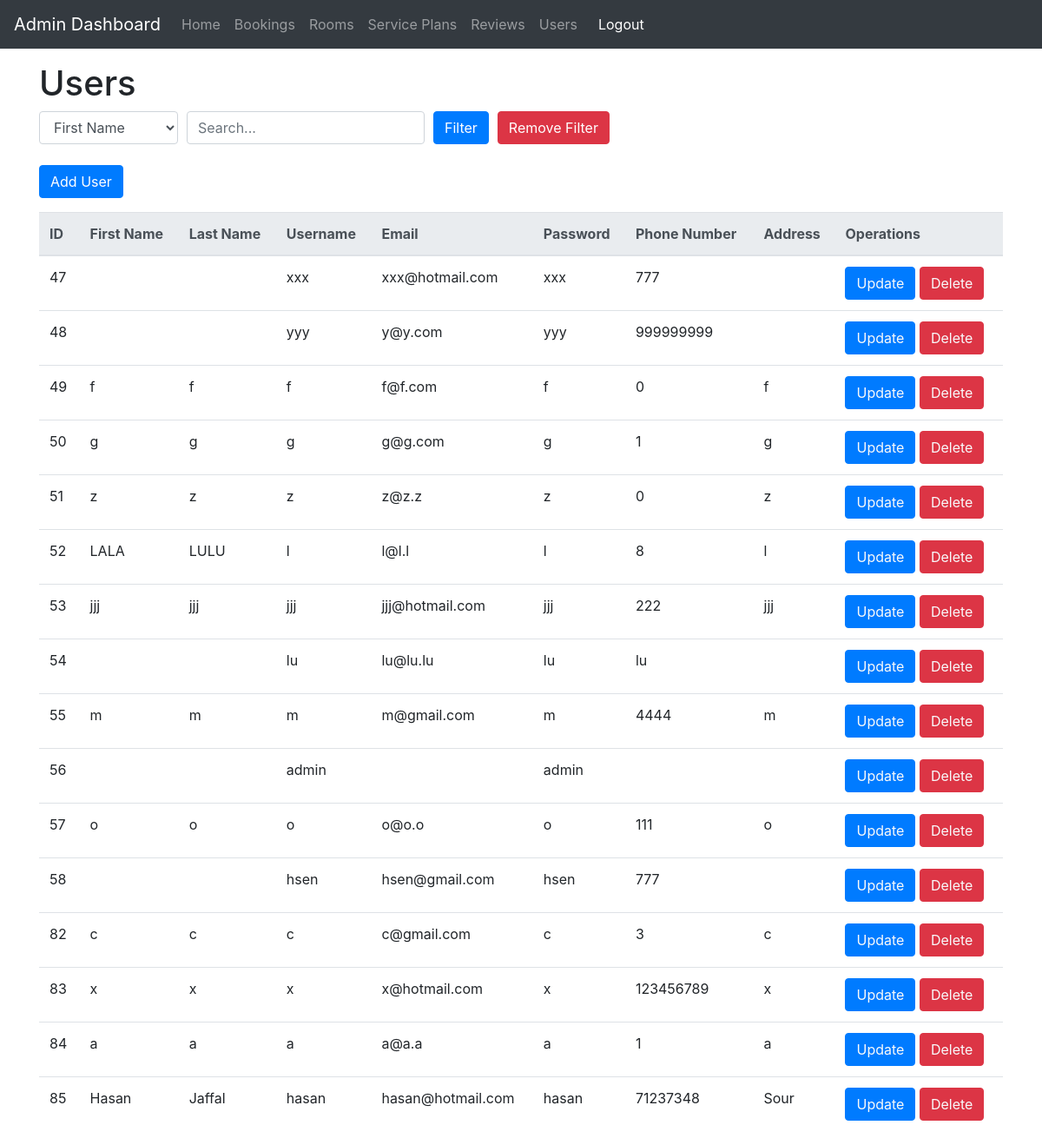
Screenshot of /user/displayUser.php with the database file from the repository.
### tables this page shows
CREATE TABLE `user` (
  `_id` int(11) NOT NULL,
  `userName` varchar(255) NOT NULL,
  `firstName` varchar(255) DEFAULT NULL,
  `lastName` varchar(255) DEFAULT NULL,
  `phoneNumber` varchar(15) DEFAULT NULL,
  `email` varchar(255) NOT NULL,
  `password` varchar(255) NOT NULL,
  `address` varchar(255) DEFAULT NULL
);

### user/displayUser.php (the view, shortened to what this page needs)
<?php
include('../admin.php');
?>
<!DOCTYPE html>
<html lang="en">
<head>
    <link rel="stylesheet" href="https://cdn.jsdelivr.net/npm/bootstrap@4.0.0/dist/css/bootstrap.min.css"
>
</head>
<body>
    <div class="container my-3">
        <h1>Users</h1>
        <form method="get" action="">
            <div class="form-row align-items-center my-2">
                <div class="col-auto">
                    <select class="form-control" name="filterHeader">
                        <option value="firstName">First Name</option>
                    </select>
                </div>
                <div class="col-auto">
                    <input type="text" class="form-control" name="searchValue" placeholder="Search...">
                </div>
                <div class="col-auto">
                    <button type="submit" class="btn btn-primary">Filter</button>
                </div>
                <div class="col-auto">
                    <a href="displayUser.php" class="btn btn-danger">Remove Filter</a>
                </div>
            </div>
        </form>
        <a href="createUser.php">
            <button class="btn btn-primary my-3">
                Add User
            </button>
        </a>
        <table class="table">
            <thead class="thead-light">
                <tr>
                    <th scope="col">ID</th>
                    <th scope="col">First Name</th>
                    <th scope="col">Last Name</th>
                    <th scope="col">Username</th>
                    <th scope="col">Email</th>
                    <th scope="col">Password</th>
                    <th scope="col">Phone Number</th>
                    <th scope="col">Address</th>
                    <th scope="col">Operations</th>
                </tr>
            </thead>
            <tbody>
                <?php
                $sql = 'SELECT * FROM user';
                $result = mysqli_query($con, $sql);
                if ($result) {
                    while ($row = mysqli_fetch_assoc($result)) {
                        $_id = $row["_id"];
                        $userName = $row["userName"];
                        $email = $row["email"];
                        $password = $row["password"];
                        $phoneNumber = $row["phoneNumber"];
                        $address = $row["address"];
                        $firstName = $row["firstName"];
                        $lastName = $row["lastName"];
                        echo '
                        <tr>
                            <td scope="row">' . $_id . '</td>
                            <td scope="row">' . $firstName . '</td>
                            <td scope="row">' . $lastName . '</td>
                            <td scope="row">' . $userName . '</td>
                            <td scope="row">' . $email . '</td>
                            <td scope="row">' . $password . '</td>
                            <td scope="row">' . $phoneNumber . '</td>
                            <td scope="row">' . $address . '</td>
                            <td>
                                <button class="btn btn-primary"><a class="text-light" href="updateUser.php?_id=' . $_id . '">Update</a></button>
                                <button class="btn btn-danger"><a class="text-light" href="deleteUser.php?_id=' . $_id . '">Delete</a></button>
                            </td>
                        </tr>
                        ';
                    }
                }
                ?>
            </tbody>
        </table>
    </div>
    <?php
$content = ob_get_clean();
echo $content;
?>

### rows the page displays
user: _id "47", userName "xxx", email "xxx@hotmail.com", password "xxx", phoneNumber "777"
user: _id "48", userName "yyy", email "y@y.com", password "yyy", phoneNumber "999999999"
user: _id "49", firstName "f", lastName "f", userName "f", email "f@f.com", password "f", phoneNumber "0", address "f"
user: _id "50", firstName "g", lastName "g", userName "g", email "g@g.com", password "g", phoneNumber "1", address "g"
user: _id "51", firstName "z", lastName "z", userName "z", email "z@z.z", password "z", phoneNumber "0", address "z"
user: _id "52", firstName "LALA", lastName "LULU", userName "l", email "l@l.l", password "l", phoneNumber "8", address "l"
user: _id "53", firstName "jjj", lastName "jjj", userName "jjj", email "jjj@hotmail.com", password "jjj", phoneNumber "222", address "jjj"
user: _id "54", userName "lu", email "lu@lu.lu", password "lu", phoneNumber "lu"
user: _id "55", firstName "m", lastName "m", userName "m", email "m@gmail.com", password "m", phoneNumber "4444", address "m"
user: _id "56", userName "admin", password "admin"
user: _id "57", firstName "o", lastName "o", userName "o", email "o@o.o", password "o", phoneNumber "111", address "o"
user: _id "58", userName "hsen", email "hsen@gmail.com", password "hsen", phoneNumber "777"
user: _id "82", firstName "c", lastName "c", userName "c", email "c@gmail.com", password "c", phoneNumber "3", address "c"
user: _id "83", firstName "x", lastName "x", userName "x", email "x@hotmail.com", password "x", phoneNumber "123456789", address "x"
user: _id "84", firstName "a", lastName "a", userName "a", email "a@a.a", password "a", phoneNumber "1", address "a"
user: _id "85", firstName "Hasan", lastName "Jaffal", userName "hasan", email "hasan@hotmail.com", password "hasan", phoneNumber "71237348", address "Sour"
